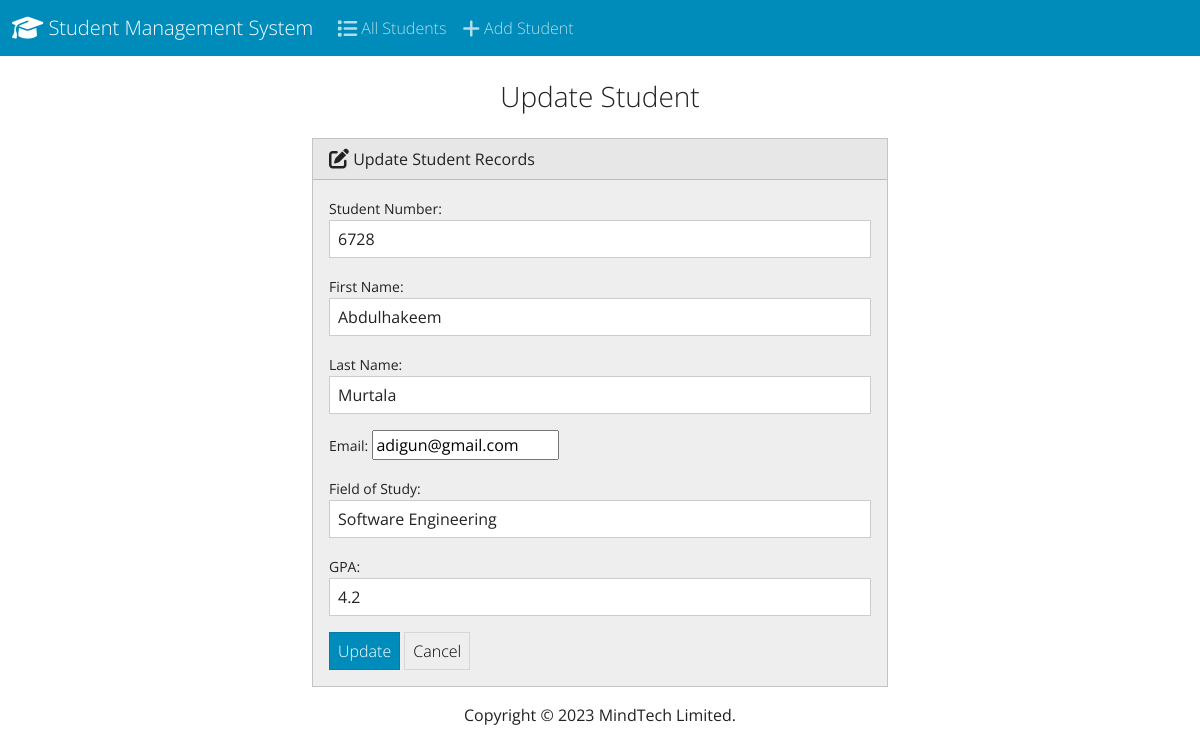
The page /edit/3/ on the database its author committed.
### students/models.py (models this page shows, shortened)
class Student(models.Model):
    student_number = models.PositiveIntegerField()
    first_name = models.CharField(max_length=50)
    last_name = models.CharField(max_length=50)
    email = models.EmailField(max_length=100)
    field_of_study = models.CharField(max_length=50)
    gpa = models.FloatField()

### students/views.py (the view)
# urls.py: path('edit/<int:id>/', views.edit, name='edit'),
def edit(request, id):
    if request.method == 'POST':
      student = Student.objects.get(pk=id)
      form = StudentForm(request.POST, instance=student)
      if form.is_valid:
        form.save()
        return render(request, 'students/edit.html', {
           'form': form,
           'success': True
        })
    else:
       student = Student.objects.get(pk=id)
       form = StudentForm(instance=student)
    return render(request, 'students/edit.html', {
       'form': form
    })

### students/forms.py
class StudentForm(forms.ModelForm):
    class Meta:
        model = Student
        fields = ['student_number', 'first_name', 'last_name', 'email', 'field_of_study', 'gpa']
        labels = {
            'student_number': 'Student Number',
            'first_name': 'First Name',
            'last_name': 'Last Name',
            'email': 'Email',
            'field_of_study': 'Field of Study',
            'gpa': 'GPA'
        }
        widgets = {
            'student_number': forms.NumberInput(attrs={'class': 'form-control'}),
            'first_name': forms.TextInput(attrs={'class': 'form-control'}),
            'last_name': forms.TextInput(attrs={'class': 'form-control'}),
            'email': forms.EmailInput(attrs={'class': 'forms-control'}),
            'field_of_study': forms.TextInput(attrs={'class': 'form-control'}),
            'gpa': forms.NumberInput(attrs={'class': 'form-control'}),
        }

### students/templates/students/edit.html (shortened to what this page needs)
{% extends "students/base.html" %}
{% block body %}
    <h3 class="text-center m-4">Update Student</h3>
    {% if success %}
        <div class="alert alert-success" role="alert">
                The student updated successfully.
            <a href="{% url 'index' %}" class="alert-link">Go to Home</a>
        </div>
    {% else %}
        <div class="row justify-content-center">
            <div class="col-6">
                <div class="card bg-light mb-3">
                    <div class="card-header">
                        <i class="fa-solid fa-pen-to-square fa-lg"></i> Update Student Records
                    </div>
                    <div class="card-body">
                      <form action="" method="POST">
                        {{ form.as_p }}
                        <button type="submit" class="btn btn-primary">Update</button>
                        <a href="{% url 'index' %}" class="btn btn-secondary">Cancel</a>
                      </form>
                    </div>
            </div>
        </div>
    {% endif %}
{% endblock %}

### rows shown on the page
Student: student_number "6728", first_name "Abdulhakeem", last_name "Murtala", email "adigun@gmail.com", field_of_study "Software Engineering", gpa "4.2"
